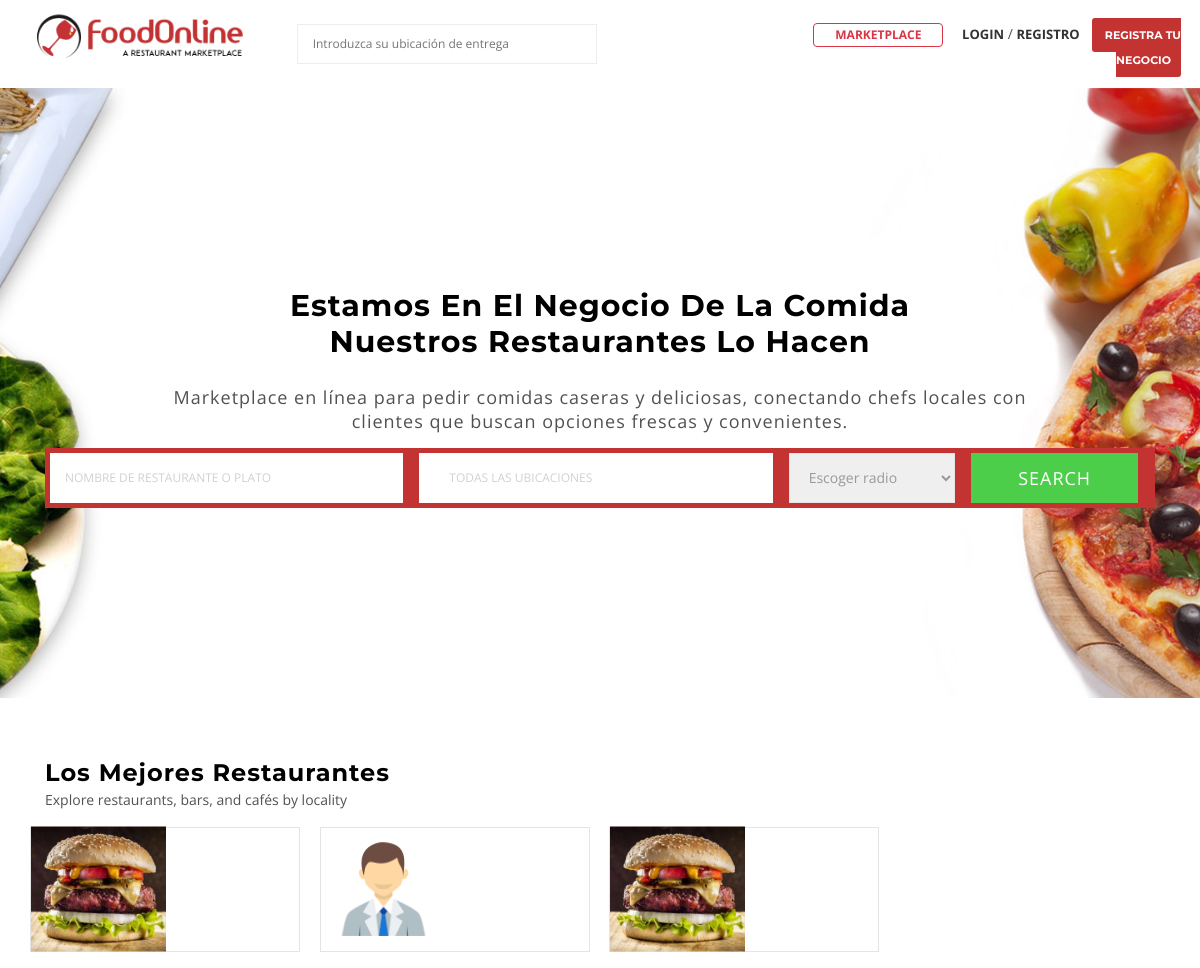
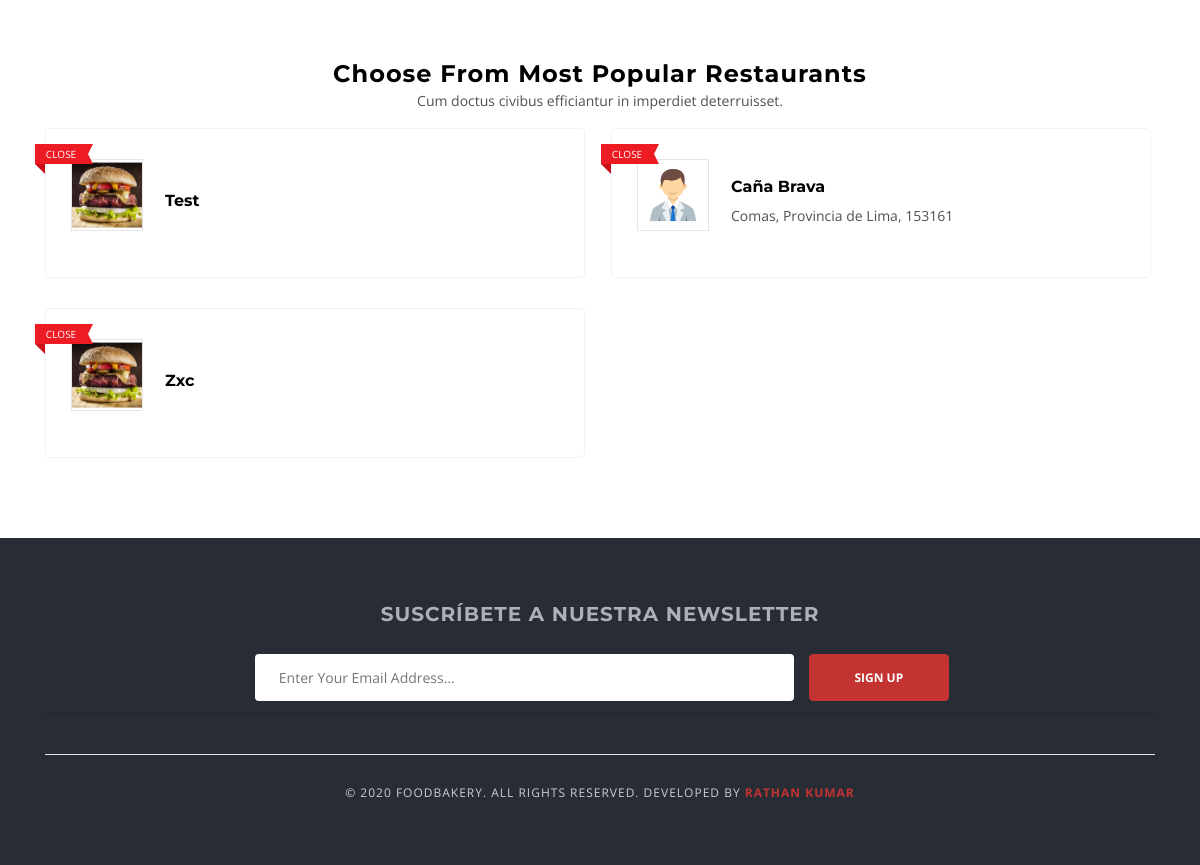
The page / on the database its author committed (2 pictures, top to bottom).
### proveedor/models.py (models this page shows, shortened)
class Vendor(models.Model):
    user = models.OneToOneField(User, related_name='user', on_delete=models.CASCADE)
    user_profile = models.OneToOneField(UserProfile, related_name='userprofile', on_delete=models.CASCADE)
    vendor_name = models.CharField(max_length=50)
    vendor_slug = models.SlugField(max_length=100, unique=True)
    vendor_license = models.ImageField(upload_to='vendor/license')
    is_approved = models.BooleanField(default=False)
    created_at = models.DateTimeField(auto_now_add=True)
    modified_at = models.DateTimeField(auto_now=True)
    def __str__(self):
        return self.vendor_name

### cuentas/models.py (models this page shows, shortened)
class UserProfile(models.Model):
    user = OneToOneField(User, on_delete=models.CASCADE)
    profile_picture = models.ImageField(upload_to='users/profile_pictures', blank=True, null=True)
    cover_photo = models.ImageField(upload_to='users/cover_photos', blank=True, null=True)
    address = models.CharField(max_length=250, blank=True, null=True)
    country = models.CharField(max_length=15, blank=True, null=True)
    state = models.CharField(max_length=50, blank=True, null=True)
    city = models.CharField(max_length=15, blank=True, null=True)
    pin_code = models.CharField(max_length=6, blank=True, null=True)
    latitude = models.CharField(max_length=20, blank=True, null=True)
    longitude = models.CharField(max_length=20, blank=True, null=True)
    created_at = models.DateTimeField(auto_now_add=True)
    modified_at = models.DateTimeField(auto_now=True)

### Main/views.py (the view)
# urls.py: 2. Add a URL to urlpatterns:  path('', views.home, name='home')
def home(request):
    vendors = Vendor.objects.filter(is_approved=True, user__is_active=True)[:8]
    context = {
        'vendors': vendors,
    }
    return render(request, 'home.html', context)

### cuentas/context_processors.py (called while the page is built)
def get_vendor(request):
    try:
        vendor = Vendor.objects.get(user=request.user)
    except:
        vendor = None
    return dict(vendor=vendor)

def get_google_api(request):
    return {'GOOGLE_API_KEY': settings.GOOGLE_API_KEY}

### mercado/context_processors.py (called while the page is built, shortened)
def get_cart_counter(request):
    cart_count = 0
    return dict(cart_count=cart_count)

def get_cart_amounts(request):
    subtotal = 0
    tax = 0
    grand_total = 0
    tax_dict = {}
    return dict(subtotal=subtotal, tax=tax, grand_total=grand_total, tax_dict=tax_dict)

### templates/home.html (shortened to what this page needs)
{% extends "base.html" %}
{% load static %}
{% block content %}
<div class="main-section">
  <div
    class="page-section nopadding cs-nomargin"
    style="
      padding-top: 200px;
      padding-bottom: 150px;
      margin-bottom: 0px;
      background: url({% static 'extra-images/bg-image1.jpg' %}) no-repeat center /
        cover;
    "
  >
    <div class="container">
      <div class="row">
        <div class="col-lg-12 col-md-12 col-sm-12 col-xs-12">
          <div class="element-title">
            <h1
              style="
                font-size: 40px;
                color: #505050;
                text-transform: uppercase;
                line-height: 50px;
                margin-bottom: 25px;
                text-align: center;
              "
            >
              Estamos en el negocio de la comida<br />nuestros restaurantes lo
              hacen
            </h1>
            <p
              style="
                font-size: 18px;
                letter-spacing: 1px;
                color: #505050;
                text-align: center;
                padding-inline: 100px;
              "
            >
              Marketplace en línea para pedir comidas caseras y deliciosas,
              conectando chefs locales con clientes que buscan opciones frescas
              y convenientes.
            </p>
          </div>
        </div>
        <div class="col-lg-12 col-md-12 col-sm-12 col-xs-12">
          <div class="main-search fancy bg-holder">
            <form action="{% url 'search' %}" method="GET" >
              <div class="row">
                <div class="col-lg-4 col-md-4 col-sm-3 col-xs-12">
                  <div class="field-holder">
                    <input type="text" name="keyword" placeholder="Nombre de restaurante o plato" />
                  </div>
                </div>
                <div class="col-lg-4 col-md-4 col-sm-5 col-xs-12">
                  <div class="field-holder">
                    <ul>
                      <li class="select-location">
                        <div
                          class="foodbakery-locations-fields-group foodbakery-focus-out"
                        >
                          <span class="foodbakery-search-location-icon"
                            ><i class="icon-location"></i
                          ></span>
                          <input
                            type="text"
                            class="location-field-text filter"
                            name="address"
                            id="id_address"
                            placeholder="Todas las ubicaciones"
                          />
                        </div>
                      </li>
                    </ul>
                  </div>
                </div>
                <div class="col-lg-2 col-md-2 col-sm-2 col-xs-12">
                  <select name="radius" id="radius" style="height:50px" required>
                    <option value="" >Escoger radio</option>
                  </select>
                </div>
                <div class="col-lg-2 col-md-2 col-sm-2 col-xs-12">
                  <div class="field-holder">
                    <input type="submit" value="Search" />
                  </div>
                </div>
              </div>
            </form>
          </div>
        </div>
      </div>
    </div>
  </div>
  <div
    class="page-section nopadding cs-nomargin"
    style="
      margin-top: 0px;
      padding-top: 60px;
      padding-bottom: 0px;
      margin-bottom: 0px;
      background: #ffffff;
    "
  >
    <div class="container">
      <div class="row">
        <div class="col-lg-12 col-md-12 col-sm-12 col-xs-12">
          <div class="element-title align-left">
            <h2>Los mejores restaurantes</h2>
            <p>Explore restaurants, bars, and cafés by locality</p>
          </div>
        </div>
        <div
          class="col-lg-12 col-md-12 col-sm-12 col-xs-12"
          style="padding-inline: 0 !important"
        >
          <div class="company-logo">
            <ul>
              {% for vendor in vendors %}
              <li class="has-border">
                <figure>
                  {% if vendor.user_profile.profile_picture %}
                  <a href="#"
                    ><img
                      src="{{ vendor.user_profile.profile_picture.url }}"
                      height="125"
                      class="attachment-full size-full wp-post-image"
                      alt=""
                  /></a>
                  {% else %}
                  <a href="#"
                    ><img
                      src="{% static 'images/default-profile.png' %}"
                      height="125"
                      class="attachment-full size-full wp-post-image"
                      alt=""
                  /></a>
                  {% endif %}
                </figure>
              </li>
              {% endfor %}
            </ul>
          </div>
        </div>
      </div>
    </div>
  </div>
  <div
    class="page-section nopadding cs-nomargin"
    style="
      margin-top: 0px;
      padding-top: 60px;
      padding-bottom: 50px;
      margin-bottom: 0px;
      background: #ffffff;
    "
  >
    <div class="container">
      <div class="row">
        <div class="col-lg-12 col-md-12 col-sm-12 col-xs-12">
          <div class="element-title align-center">
            <h2>Choose From Most Popular Restaurants</h2>
            <p>Cum doctus civibus efficiantur in imperdiet deterruisset.</p>
          </div>
        </div>
        <div class="col-lg-12 col-md-12 col-sm-12 col-xs-12">
          <div class="listing fancy">
            <ul class="row">
              {% for vendor in vendors %}
							<li class="col-lg-6 col-md-6 col-sm-6 col-xs-12">
								<div class="list-post featured">
									<div class="img-holder">
										<figure>
                        <a href="{% url 'home' %}">
												{% if vendor.user_profile.profile_picture %}
												<img src="{{ vendor.user_profile.profile_picture.url }}" class="img-thumb wp-post-image" alt="">
												{% else %}
												<img src="{% static 'images/default-profile.png' %}" class="img-thumb wp-post-image" alt="">
												{% endif %}
											</a>
										</figure>
										{% if vendor.is_open %}
										<span class="restaurant-status open">
											<em class="bookmarkRibbon"></em>Open
										</span>
										{% else %}
										<span class="restaurant-status close">
											<em class="bookmarkRibbon"></em>Close
										</span>
										{% endif %}
									</div>
									<div class="text-holder">
										<div class="post-title">
											<h5>
                        <a href="{% url 'home' %}">{{ vendor }}</a>
											</h5>
										</div>
										{% if vendor.user_profile.city and vendor.user_profile.state and vendor.user_profile.pin_code %}
										<span>{{ vendor.user_profile.city }}, {{ vendor.user_profile.state }}, {{ vendor.user_profile.pin_code }}</span>
										{% endif %}
									</div>
									<div class="list-option">
										<a href="javascript:void(0);" class="shortlist-btn" data-toggle="modal" data-target="#sign-in">
											<i class="icon-heart-o"></i>
										</a>
									</div>
								</div>
							</li>
							{% endfor %}
            </ul>
          </div>
        </div>
      </div>
    </div>
  </div>
</div>
{% endblock %}

### Main/static/css/custom.css (style rules this page uses)
.main-search.fancy .field-holder input[type="text"] { color: #000000 !important; }

### templates/base.html (style rules this page uses)
body, .main-section p, .mce-content-body p { font: Normal 14px/24px "Open Sans", sans-serif; letter-spacing: 0px; text-transform: none; color: #515151 !important; }

### rows shown on the page
Vendor: vendor_name "Test"
Vendor: user_profile.profile_picture (picture), vendor_name "Caña Brava", user_profile.city "Comas", user_profile.state "Provincia de Lima", user_profile.pin_code "153161"
Vendor: vendor_name "Zxc"
